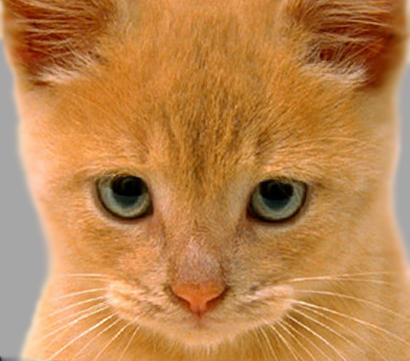
#> input picture data/cat.bmp, 410 x 361 px
$ python HighFrequencyGPT.py
#> lines starting #> are read from the running program, lines starting #| are printed output that depends on the picture
#> in create_hybrid_image, high_freq_image is the input picture: shape (361, 410, 3); mean B, G, R 77.1, 132.5, 188.3
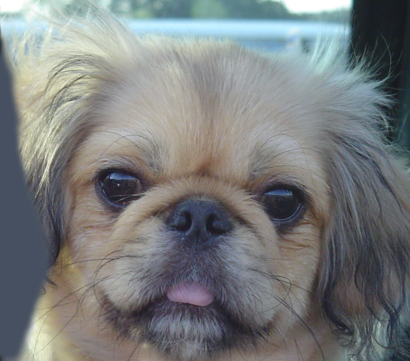
#> input picture data/dog.bmp, 410 x 361 px
#> in create_hybrid_image, low_freq_image is the input picture: shape (361, 410, 3); mean B, G, R 125, 124.5, 121.2
import cv2
import numpy as np


def convolve(image: np.ndarray, kernel: np.ndarray) -> np.ndarray:
    image_height, image_width, colour_channels = image.shape if len(image.shape) == 3 else (
    image.shape[0], image.shape[1], 1)
#> image_height = 361; image_width = 410; colour_channels = 3
    kernel_height, kernel_width = kernel.shape
    pad_height = kernel_height // 2
    pad_width = kernel_width // 2

    if len(image.shape) == 2:
        image = image[:, :, np.newaxis]  # Convert grayscale image to single channel

    padded_image = np.pad(image, ((pad_height, pad_height), (pad_width, pad_width), (0, 0)), mode='constant')
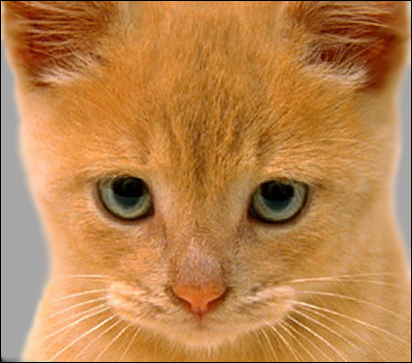
#> padded_image: shape (363, 412, 3); mean B, G, R 76.3, 131.2, 186.3
    result = np.zeros(image.shape, dtype=float)

    for c in range(colour_channels):
        for y in range(image_height):
            for x in range(image_width):
                roi = padded_image[y:y + kernel_height, x:x + kernel_width, c]
                conv_value = np.sum(roi * kernel)
                result[y, x, c] = conv_value
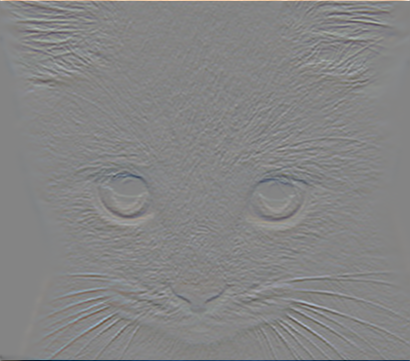
#> result: shape (361, 410, 3) float64; mean B, G, R 0.3, 0.3, 0.2; drawn with min black and max white

    return result


def apply_high_pass_filter(image, high_freq_removal_factor=1.9):
    # Apply custom convolution to the image with the high-pass filter kernel
    high_pass_kernel = np.array([[-1, -2, -1],
                                 [0, 0, 0],
                                 [1, 2, 1]])
    high_freq_output = convolve(image, high_pass_kernel)

    # Remove a portion of high-frequency details based on high_freq_removal_factor
    high_freq_output *= (1 - high_freq_removal_factor)
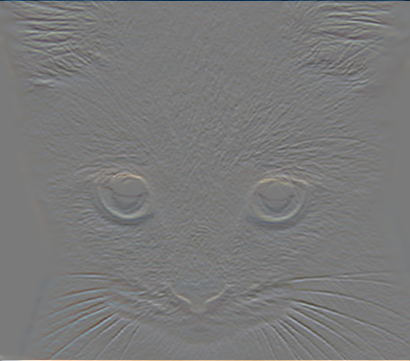
#> high_freq_output: shape (361, 410, 3) float64; mean B, G, R -0.3, -0.3, -0.2; drawn with min black and max white

    # Normalize the enhanced output image
    high_freq_output = (high_freq_output - np.min(high_freq_output)) / (
        np.max(high_freq_output) - np.min(high_freq_output))

    # Scale the output to 0-255 range
    high_freq_output = (high_freq_output * 255).astype(np.uint8)

    return high_freq_output


def apply_low_pass_filter(image, blur_kernel_size=15):
    # Apply Gaussian blur to the image to keep only the low frequencies
#> called with blur_kernel_size = 31
    low_pass_image = cv2.GaussianBlur(image, (blur_kernel_size, blur_kernel_size), 0)
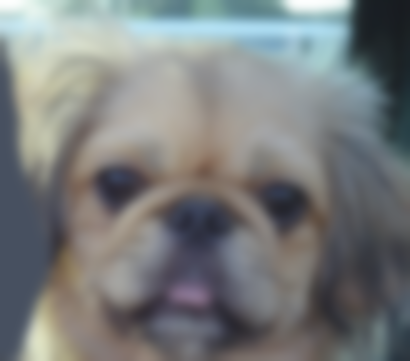
#> low_pass_image: shape (361, 410, 3); mean B, G, R 125, 124.5, 121.2

    return low_pass_image


def create_hybrid_image(high_freq_image_path, low_freq_image_path, high_freq_radius=80, blur_kernel_size=31):
    # Load the colored images
    high_freq_image = cv2.imread(high_freq_image_path)
    low_freq_image = cv2.imread(low_freq_image_path)

    # Apply high-pass filter to the high-frequency image
    high_freq_output = apply_high_pass_filter(high_freq_image)

    # Apply low-pass filter to the low-frequency image
    low_freq_output = apply_low_pass_filter(low_freq_image, blur_kernel_size)

    # Create the hybrid image by combining high and low frequencies
    hybrid_image = cv2.addWeighted(low_freq_output, 0.5, high_freq_output, 0.5, 0)
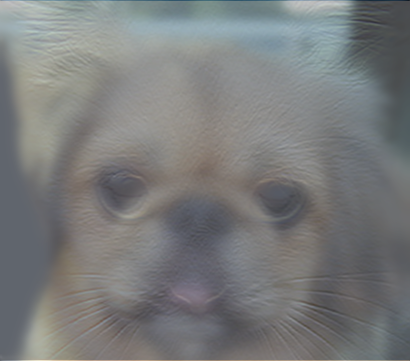
#> hybrid_image: shape (361, 410, 3); mean B, G, R 123.4, 123.1, 121.5

    return high_freq_output, low_freq_output, hybrid_image


# Example usage:
high_freq_image_path = '../data/cat.bmp'  # Replace with the actual path to your high-frequency image
low_freq_image_path = '../data/dog.bmp'  # Replace with the actual path to your low-frequency image
high_freq_output, low_freq_output, hybrid_image = create_hybrid_image(high_freq_image_path, low_freq_image_path)

# Display the high-frequency image
cv2.imshow('High Frequency Image', high_freq_output)
cv2.waitKey(0)
cv2.destroyAllWindows()

# Display the low-pass filtered image using Gaussian distribution
cv2.imshow('Low Pass Filtered Image', low_freq_output)
cv2.waitKey(0)
cv2.destroyAllWindows()

# Display the hybrid image
cv2.imshow('Hybrid Image', hybrid_image)
cv2.waitKey(0)
cv2.destroyAllWindows()
